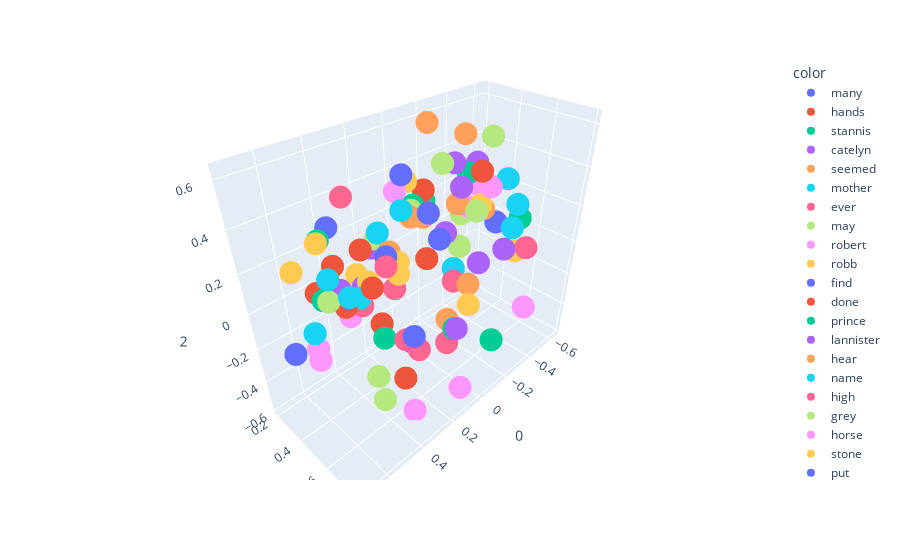

Notebook source saved alongside this figure:
### Code cell
import plotly.express as px
fig = px.scatter_3d(X[200:300],x=0,y=1,z=2, color=y[200:300])
fig.show()

### Figure 1 — Plotly figure (JSON) as saved in the notebook; plotly's stock layout.template omitted (floating-point values rounded to 4 significant figures)
{"data": [{"hovertemplate": "color=many<br>0=%{x}<br>1=%{y}<br>2=%{z}<extra></extra>", "legendgroup": "many", "marker": {"color": "#636efa", "symbol": "circle"}, "mode": "markers", "name": "many", "scene": "scene", "showlegend": true, "type": "scatter3d", "x": [0.196], "y": [0.5359], "z": [-0.2886]}, {"hovertemplate": "color=hands<br>0=%{x}<br>1=%{y}<br>2=%{z}<extra></extra>", "legendgroup": "hands", "marker": {"color": "#EF553B", "symbol": "circle"}, "mode": "markers", "name": "hands", "scene": "scene", "showlegend": true, "type": "scatter3d", "x": [-0.2819], "y": [0.5058], "z": [0.4067]}, {"hovertemplate": "color=stannis<br>0=%{x}<br>1=%{y}<br>2=%{z}<extra></extra>", "legendgroup": "stannis", "marker": {"color": "#00cc96", "symbol": "circle"}, "mode": "markers", "name": "stannis", "scene": "scene", "showlegend": true, "type": "scatter3d", "x": [0.3856], "y": [0.5741], "z": [-0.1141]}, {"hovertemplate": "color=catelyn<br>0=%{x}<br>1=%{y}<br>2=%{z}<extra></extra>", "legendgroup": "catelyn", "marker": {"color": "#ab63fa", "symbol": "circle"}, "mode": "markers", "name": "catelyn", "scene": "scene", "showlegend": true, "type": "scatter3d", "x": [0.2305], "y": [0.3225], "z": [0.1501]}, {"hovertemplate": "color=seemed<br>0=%{x}<br>1=%{y}<br>2=%{z}<extra></extra>", "legendgroup": "seemed", "marker": {"color": "#FFA15A", "symbol": "circle"}, "mode": "markers", "name": "seemed", "scene": "scene", "showlegend": true, "type": "scatter3d", "x": [0.0241], "y": [0.4385], "z": [0.2673]}, {"hovertemplate": "color=mother<br>0=%{x}<br>1=%{y}<br>2=%{z}<extra></extra>", "legendgroup": "mother", "marker": {"color": "#19d3f3", "symbol": "circle"}, "mode": "markers", "name": "mother", "scene": "scene", "showlegend": true, "type": "scatter3d", "x": [0.4462], "y": [0.5114], "z": [0.09992]}, {"hovertemplate": "color=ever<br>0=%{x}<br>1=%{y}<br>2=%{z}<extra></extra>", "legendgroup": "ever", "marker": {"color": "#FF6692", "symbol": "circle"}, "mode": "markers", "name": "ever", "scene": "scene", "showlegend": true, "type": "scatter3d", "x": [0.4478], "y": [0.5257], "z": [0.069]}, {"hovertemplate": "color=may<br>0=%{x}<br>1=%{y}<br>2=%{z}<extra></extra>", "legendgroup": "may", "marker": {"color": "#B6E880", "symbol": "circle"}, "mode": "markers", "name": "may", "scene": "scene", "showlegend": true, "type": "scatter3d", "x": [0.5609], "y": [0.4632], "z": [0.1164]}, {"hovertemplate": "color=robert<br>0=%{x}<br>1=%{y}<br>2=%{z}<extra></extra>", "legendgroup": "robert", "marker": {"color": "#FF97FF", "symbol": "circle"}, "mode": "markers", "name": "robert", "scene": "scene", "showlegend": true, "type": "scatter3d", "x": [0.4731], "y": [0.4722], "z": [-0.004965]}, {"hovertemplate": "color=robb<br>0=%{x}<br>1=%{y}<br>2=%{z}<extra></extra>", "legendgroup": "robb", "marker": {"color": "#FECB52", "symbol": "circle"}, "mode": "markers", "name": "robb", "scene": "scene", "showlegend": true, "type": "scatter3d", "x": [0.38], "y": [0.4867], "z": [0.1303]}, {"hovertemplate": "color=find<br>0=%{x}<br>1=%{y}<br>2=%{z}<extra></extra>", "legendgroup": "find", "marker": {"color": "#636efa", "symbol": "circle"}, "mode": "markers", "name": "find", "scene": "scene", "showlegend": true, "type": "scatter3d", "x": [0.4046], "y": [0.6354], "z": [0.335]}, {"hovertemplate": "color=done<br>0=%{x}<br>1=%{y}<br>2=%{z}<extra></extra>", "legendgroup": "done", "marker": {"color": "#EF553B", "symbol": "circle"}, "mode": "markers", "name": "done", "scene": "scene", "showlegend": true, "type": "scatter3d", "x": [0.4563], "y": [0.6097], "z": [0.2077]}, {"hovertemplate": "color=prince<br>0=%{x}<br>1=%{y}<br>2=%{z}<extra></extra>", "legendgroup": "prince", "marker": {"color": "#00cc96", "symbol": "circle"}, "mode": "markers", "name": "prince", "scene": "scene", "showlegend": true, "type": "scatter3d", "x": [0.539], "y": [0.3863], "z": [0.06827]}, {"hovertemplate": "color=lannister<br>0=%{x}<br>1=%{y}<br>2=%{z}<extra></extra>", "legendgroup": "lannister", "marker": {"color": "#ab63fa", "symbol": "circle"}, "mode": "markers", "name": "lannister", "scene": "scene", "showlegend": true, "type": "scatter3d", "x": [0.3544], "y": [0.4112], "z": [0.05148]}, {"hovertemplate": "color=hear<br>0=%{x}<br>1=%{y}<br>2=%{z}<extra></extra>", "legendgroup": "hear", "marker": {"color": "#FFA15A", "symbol": "circle"}, "mode": "markers", "name": "hear", "scene": "scene", "showlegend": true, "type": "scatter3d", "x": [0.1905], "y": [0.5385], "z": [0.3744]}, {"hovertemplate": "color=name<br>0=%{x}<br>1=%{y}<br>2=%{z}<extra></extra>", "legendgroup": "name", "marker": {"color": "#19d3f3", "symbol": "circle"}, "mode": "markers", "name": "name", "scene": "scene", "showlegend": true, "type": "scatter3d", "x": [0.5457], "y": [0.5861], "z": [0.1988]}, {"hovertemplate": "color=high<br>0=%{x}<br>1=%{y}<br>2=%{z}<extra></extra>", "legendgroup": "high", "marker": {"color": "#FF6692", "symbol": "circle"}, "mode": "markers", "name": "high", "scene": "scene", "showlegend": true, "type": "scatter3d", "x": [-0.1962], "y": [0.431], "z": [-0.1957]}, {"hovertemplate": "color=grey<br>0=%{x}<br>1=%{y}<br>2=%{z}<extra></extra>", "legendgroup": "grey", "marker": {"color": "#B6E880", "symbol": "circle"}, "mode": "markers", "name": "grey", "scene": "scene", "showlegend": true, "type": "scatter3d", "x": [-0.4654], "y": [0.2319], "z": [0.01362]}, {"hovertemplate": "color=horse<br>0=%{x}<br>1=%{y}<br>2=%{z}<extra></extra>", "legendgroup": "horse", "marker": {"color": "#FF97FF", "symbol": "circle"}, "mode": "markers", "name": "horse", "scene": "scene", "showlegend": true, "type": "scatter3d", "x": [-0.3221], "y": [0.5302], "z": [0.3256]}, {"hovertemplate": "color=stone<br>0=%{x}<br>1=%{y}<br>2=%{z}<extra></extra>", "legendgroup": "stone", "marker": {"color": "#FECB52", "symbol": "circle"}, "mode": "markers", "name": "stone", "scene": "scene", "showlegend": true, "type": "scatter3d", "x": [-0.6346], "y": [0.4894], "z": [-0.185]}, {"hovertemplate": "color=put<br>0=%{x}<br>1=%{y}<br>2=%{z}<extra></extra>", "legendgroup": "put", "marker": {"color": "#636efa", "symbol": "circle"}, "mode": "markers", "name": "put", "scene": "scene", "showlegend": true, "type": "scatter3d", "x": [0.2475], "y": [0.555], "z": [0.5768]}, {"hovertemplate": "color=wine<br>0=%{x}<br>1=%{y}<br>2=%{z}<extra></extra>", "legendgroup": "wine", "marker": {"color": "#EF553B", "symbol": "circle"}, "mode": "markers", "name": "wine", "scene": "scene", "showlegend": true, "type": "scatter3d", "x": [-0.05643], "y": [0.3579], "z": [0.3421]}, {"hovertemplate": "color=hard<br>0=%{x}<br>1=%{y}<br>2=%{z}<extra></extra>", "legendgroup": "hard", "marker": {"color": "#00cc96", "symbol": "circle"}, "mode": "markers", "name": "hard", "scene": "scene", "showlegend": true, "type": "scatter3d", "x": [-0.306], "y": [0.4032], "z": [0.3594]}, {"hovertemplate": "color=upon<br>0=%{x}<br>1=%{y}<br>2=%{z}<extra></extra>", "legendgroup": "upon", "marker": {"color": "#ab63fa", "symbol": "circle"}, "mode": "markers", "name": "upon", "scene": "scene", "showlegend": true, "type": "scatter3d", "x": [-0.1174], "y": [0.442], "z": [0.1316]}, {"hovertemplate": "color=iron<br>0=%{x}<br>1=%{y}<br>2=%{z}<extra></extra>", "legendgroup": "iron", "marker": {"color": "#FFA15A", "symbol": "circle"}, "mode": "markers", "name": "iron", "scene": "scene", "showlegend": true, "type": "scatter3d", "x": [-0.2217], "y": [0.508], "z": [-0.1868]}, {"hovertemplate": "color=water<br>0=%{x}<br>1=%{y}<br>2=%{z}<extra></extra>", "legendgroup": "water", "marker": {"color": "#19d3f3", "symbol": "circle"}, "mode": "markers", "name": "water", "scene": "scene", "showlegend": true, "type": "scatter3d", "x": [-0.5065], "y": [0.5608], "z": [0.1784]}, {"hovertemplate": "color=fire<br>0=%{x}<br>1=%{y}<br>2=%{z}<extra></extra>", "legendgroup": "fire", "marker": {"color": "#FF6692", "symbol": "circle"}, "mode": "markers", "name": "fire", "scene": "scene", "showlegend": true, "type": "scatter3d", "x": [-0.4841], "y": [0.6523], "z": [-0.02225]}, {"hovertemplate": "color=until<br>0=%{x}<br>1=%{y}<br>2=%{z}<extra></extra>", "legendgroup": "until", "marker": {"color": "#B6E880", "symbol": "circle"}, "mode": "markers", "name": "until", "scene": "scene", "showlegend": true, "type": "scatter3d", "x": [-0.1016], "y": [0.6325], "z": [0.3242]}, {"hovertemplate": "color=½i<br>0=%{x}<br>1=%{y}<br>2=%{z}<extra></extra>", "legendgroup": "½i", "marker": {"color": "#FF97FF", "symbol": "circle"}, "mode": "markers", "name": "½i", "scene": "scene", "showlegend": true, "type": "scatter3d", "x": [0.6635], "y": [0.5155], "z": [-0.0886]}, {"hovertemplate": "color=voice<br>0=%{x}<br>1=%{y}<br>2=%{z}<extra></extra>", "legendgroup": "voice", "marker": {"color": "#FECB52", "symbol": "circle"}, "mode": "markers", "name": "voice", "scene": "scene", "showlegend": true, "type": "scatter3d", "x": [0.02001], "y": [0.3276], "z": [0.3986]}, {"hovertemplate": "color=gone<br>0=%{x}<br>1=%{y}<br>2=%{z}<extra></extra>", "legendgroup": "gone", "marker": {"color": "#636efa", "symbol": "circle"}, "mode": "markers", "name": "gone", "scene": "scene", "showlegend": true, "type": "scatter3d", "x": [0.08551], "y": [0.5976], "z": [0.253]}, {"hovertemplate": "color=seen<br>0=%{x}<br>1=%{y}<br>2=%{z}<extra></extra>", "legendgroup": "seen", "marker": {"color": "#EF553B", "symbol": "circle"}, "mode": "markers", "name": "seen", "scene": "scene", "showlegend": true, "type": "scatter3d", "x": [0.1559], "y": [0.5936], "z": [0.1885]}, {"hovertemplate": "color=sam<br>0=%{x}<br>1=%{y}<br>2=%{z}<extra></extra>", "legendgroup": "sam", "marker": {"color": "#00cc96", "symbol": "circle"}, "mode": "markers", "name": "sam", "scene": "scene", "showlegend": true, "type": "scatter3d", "x": [0.03231], "y": [0.3823], "z": [0.3085]}, {"hovertemplate": "color=always<br>0=%{x}<br>1=%{y}<br>2=%{z}<extra></extra>", "legendgroup": "always", "marker": {"color": "#ab63fa", "symbol": "circle"}, "mode": "markers", "name": "always", "scene": "scene", "showlegend": true, "type": "scatter3d", "x": [0.4627], "y": [0.4024], "z": [0.08709]}, {"hovertemplate": "color=better<br>0=%{x}<br>1=%{y}<br>2=%{z}<extra></extra>", "legendgroup": "better", "marker": {"color": "#FFA15A", "symbol": "circle"}, "mode": "markers", "name": "better", "scene": "scene", "showlegend": true, "type": "scatter3d", "x": [0.4423], "y": [0.5134], "z": [0.06602]}, {"hovertemplate": "color=ned<br>0=%{x}<br>1=%{y}<br>2=%{z}<extra></extra>", "legendgroup": "ned", "marker": {"color": "#19d3f3", "symbol": "circle"}, "mode": "markers", "name": "ned", "scene": "scene", "showlegend": true, "type": "scatter3d", "x": [0.221], "y": [0.3625], "z": [0.2399]}, {"hovertemplate": "color=years<br>0=%{x}<br>1=%{y}<br>2=%{z}<extra></extra>", "legendgroup": "years", "marker": {"color": "#FF6692", "symbol": "circle"}, "mode": "markers", "name": "years", "scene": "scene", "showlegend": true, "type": "scatter3d", "x": [0.254], "y": [0.6017], "z": [-0.1956]}, {"hovertemplate": "color=these<br>0=%{x}<br>1=%{y}<br>2=%{z}<extra></extra>", "legendgroup": "these", "marker": {"color": "#B6E880", "symbol": "circle"}, "mode": "markers", "name": "these", "scene": "scene", "showlegend": true, "type": "scatter3d", "x": [0.4353], "y": [0.6118], "z": [-0.4278]}, {"hovertemplate": "color=between<br>0=%{x}<br>1=%{y}<br>2=%{z}<extra></extra>", "legendgroup": "between", "marker": {"color": "#FF97FF", "symbol": "circle"}, "mode": "markers", "name": "between", "scene": "scene", "showlegend": true, "type": "scatter3d", "x": [-0.3984], "y": [0.3923], "z": [0.2654]}, {"hovertemplate": "color=give<br>0=%{x}<br>1=%{y}<br>2=%{z}<extra></extra>", "legendgroup": "give", "marker": {"color": "#FECB52", "symbol": "circle"}, "mode": "markers", "name": "give", "scene": "scene", "showlegend": true, "type": "scatter3d", "x": [0.5916], "y": [0.4837], "z": [0.4062]}, {"hovertemplate": "color=dark<br>0=%{x}<br>1=%{y}<br>2=%{z}<extra></extra>", "legendgroup": "dark", "marker": {"color": "#636efa", "symbol": "circle"}, "mode": "markers", "name": "dark", "scene": "scene", "showlegend": true, "type": "scatter3d", "x": [-0.5084], "y": [0.4356], "z": [0.02782]}, {"hovertemplate": "color=shall<br>0=%{x}<br>1=%{y}<br>2=%{z}<extra></extra>", "legendgroup": "shall", "marker": {"color": "#EF553B", "symbol": "circle"}, "mode": "markers", "name": "shall", "scene": "scene", "showlegend": true, "type": "scatter3d", "x": [0.5106], "y": [0.5022], "z": [0.08381]}, {"hovertemplate": "color=don<br>0=%{x}<br>1=%{y}<br>2=%{z}<extra></extra>", "legendgroup": "don", "marker": {"color": "#00cc96", "symbol": "circle"}, "mode": "markers", "name": "don", "scene": "scene", "showlegend": true, "type": "scatter3d", "x": [0.5013], "y": [0.3447], "z": [0.3171]}, {"hovertemplate": "color=place<br>0=%{x}<br>1=%{y}<br>2=%{z}<extra></extra>", "legendgroup": "place", "marker": {"color": "#ab63fa", "symbol": "circle"}, "mode": "markers", "name": "place", "scene": "scene", "showlegend": true, "type": "scatter3d", "x": [0.1915], "y": [0.7995], "z": [-0.04075]}, {"hovertemplate": "color=cold<br>0=%{x}<br>1=%{y}<br>2=%{z}<extra></extra>", "legendgroup": "cold", "marker": {"color": "#FFA15A", "symbol": "circle"}, "mode": "markers", "name": "cold", "scene": "scene", "showlegend": true, "type": "scatter3d", "x": [-0.3503], "y": [0.4733], "z": [0.1802]}, {"hovertemplate": "color=small<br>0=%{x}<br>1=%{y}<br>2=%{z}<extra></extra>", "legendgroup": "small", "marker": {"color": "#19d3f3", "symbol": "circle"}, "mode": "markers", "name": "small", "scene": "scene", "showlegend": true, "type": "scatter3d", "x": [-0.2513], "y": [0.379], "z": [-0.1701]}, {"hovertemplate": "color=hundred<br>0=%{x}<br>1=%{y}<br>2=%{z}<extra></extra>", "legendgroup": "hundred", "marker": {"color": "#FF6692", "symbol": "circle"}, "mode": "markers", "name": "hundred", "scene": "scene", "showlegend": true, "type": "scatter3d", "x": [-0.001727], "y": [0.5737], "z": [-0.3993]}, {"hovertemplate": "color=most<br>0=%{x}<br>1=%{y}<br>2=%{z}<extra></extra>", "legendgroup": "most", "marker": {"color": "#B6E880", "symbol": "circle"}, "mode": "markers", "name": "most", "scene": "scene", "showlegend": true, "type": "scatter3d", "x": [0.4181], "y": [0.5551], "z": [-0.3357]}, {"hovertemplate": "color=stood<br>0=%{x}<br>1=%{y}<br>2=%{z}<extra></extra>", "legendgroup": "stood", "marker": {"color": "#FF97FF", "symbol": "circle"}, "mode": "markers", "name": "stood", "scene": "scene", "showlegend": true, "type": "scatter3d", "x": [-0.3267], "y": [0.4067], "z": [0.172]}, {"hovertemplate": "color=end<br>0=%{x}<br>1=%{y}<br>2=%{z}<extra></extra>", "legendgroup": "end", "marker": {"color": "#FECB52", "symbol": "circle"}, "mode": "markers", "name": "end", "scene": "scene", "showlegend": true, "type": "scatter3d", "x": [0.08566], "y": [0.7685], "z": [0.006121]}, {"hovertemplate": "color=winterfell<br>0=%{x}<br>1=%{y}<br>2=%{z}<extra></extra>", "legendgroup": "winterfell", "marker": {"color": "#636efa", "symbol": "circle"}, "mode": "markers", "name": "winterfell", "scene": "scene", "showlegend": true, "type": "scatter3d", "x": [0.3284], "y": [0.694], "z": [-0.06416]}, {"hovertemplate": "color=re<br>0=%{x}<br>1=%{y}<br>2=%{z}<extra></extra>", "legendgroup": "re", "marker": {"color": "#EF553B", "symbol": "circle"}, "mode": "markers", "name": "re", "scene": "scene", "showlegend": true, "type": "scatter3d", "x": [0.3771], "y": [0.4451], "z": [0.264]}, {"hovertemplate": "color=sea<br>0=%{x}<br>1=%{y}<br>2=%{z}<extra></extra>", "legendgroup": "sea", "marker": {"color": "#00cc96", "symbol": "circle"}, "mode": "markers", "name": "sea", "scene": "scene", "showlegend": true, "type": "scatter3d", "x": [-0.1315], "y": [0.7467], "z": [-0.3514]}, {"hovertemplate": "color=right<br>0=%{x}<br>1=%{y}<br>2=%{z}<extra></extra>", "legendgroup": "right", "marker": {"color": "#ab63fa", "symbol": "circle"}, "mode": "markers", "name": "right", "scene": "scene", "showlegend": true, "type": "scatter3d", "x": [-0.1262], "y": [0.5214], "z": [0.3881]}, {"hovertemplate": "color=words<br>0=%{x}<br>1=%{y}<br>2=%{z}<extra></extra>", "legendgroup": "words", "marker": {"color": "#FFA15A", "symbol": "circle"}, "mode": "markers", "name": "words", "scene": "scene", "showlegend": true, "type": "scatter3d", "x": [0.2732], "y": [0.497], "z": [0.2309]}, {"hovertemplate": "color=sister<br>0=%{x}<br>1=%{y}<br>2=%{z}<extra></extra>", "legendgroup": "sister", "marker": {"color": "#19d3f3", "symbol": "circle"}, "mode": "markers", "name": "sister", "scene": "scene", "showlegend": true, "type": "scatter3d", "x": [0.5539], "y": [0.467], "z": [0.2216]}, {"hovertemplate": "color=nothing<br>0=%{x}<br>1=%{y}<br>2=%{z}<extra></extra>", "legendgroup": "nothing", "marker": {"color": "#FF6692", "symbol": "circle"}, "mode": "markers", "name": "nothing", "scene": "scene", "showlegend": true, "type": "scatter3d", "x": [0.2738], "y": [0.5208], "z": [0.05827]}, {"hovertemplate": "color=fingers<br>0=%{x}<br>1=%{y}<br>2=%{z}<extra></extra>", "legendgroup": "fingers", "marker": {"color": "#B6E880", "symbol": "circle"}, "mode": "markers", "name": "fingers", "scene": "scene", "showlegend": true, "type": "scatter3d", "x": [-0.4826], "y": [0.3985], "z": [0.487]}, {"hovertemplate": "color=walls<br>0=%{x}<br>1=%{y}<br>2=%{z}<extra></extra>", "legendgroup": "walls", "marker": {"color": "#FF97FF", "symbol": "circle"}, "mode": "markers", "name": "walls", "scene": "scene", "showlegend": true, "type": "scatter3d", "x": [-0.4344], "y": [0.7144], "z": [-0.3402]}, {"hovertemplate": "color=same<br>0=%{x}<br>1=%{y}<br>2=%{z}<extra></extra>", "legendgroup": "same", "marker": {"color": "#FECB52", "symbol": "circle"}, "mode": "markers", "name": "same", "scene": "scene", "showlegend": true, "type": "scatter3d", "x": [0.2681], "y": [0.5432], "z": [0.1415]}, {"hovertemplate": "color=cloak<br>0=%{x}<br>1=%{y}<br>2=%{z}<extra></extra>", "legendgroup": "cloak", "marker": {"color": "#636efa", "symbol": "circle"}, "mode": "markers", "name": "cloak", "scene": "scene", "showlegend": true, "type": "scatter3d", "x": [-0.4195], "y": [0.362], "z": [0.2716]}, {"hovertemplate": "color=house<br>0=%{x}<br>1=%{y}<br>2=%{z}<extra></extra>", "legendgroup": "house", "marker": {"color": "#EF553B", "symbol": "circle"}, "mode": "markers", "name": "house", "scene": "scene", "showlegend": true, "type": "scatter3d", "x": [0.2456], "y": [0.3837], "z": [-0.2397]}, {"hovertemplate": "color=young<br>0=%{x}<br>1=%{y}<br>2=%{z}<extra></extra>", "legendgroup": "young", "marker": {"color": "#00cc96", "symbol": "circle"}, "mode": "markers", "name": "young", "scene": "scene", "showlegend": true, "type": "scatter3d", "x": [0.4638], "y": [0.262], "z": [-0.008372]}, {"hovertemplate": "color=beside<br>0=%{x}<br>1=%{y}<br>2=%{z}<extra></extra>", "legendgroup": "beside", "marker": {"color": "#ab63fa", "symbol": "circle"}, "mode": "markers", "name": "beside", "scene": "scene", "showlegend": true, "type": "scatter3d", "x": [-0.251], "y": [0.3669], "z": [0.4138]}, {"hovertemplate": "color=mouth<br>0=%{x}<br>1=%{y}<br>2=%{z}<extra></extra>", "legendgroup": "mouth", "marker": {"color": "#FFA15A", "symbol": "circle"}, "mode": "markers", "name": "mouth", "scene": "scene", "showlegend": true, "type": "scatter3d", "x": [-0.3229], "y": [0.3632], "z": [0.5307]}, {"hovertemplate": "color=door<br>0=%{x}<br>1=%{y}<br>2=%{z}<extra></extra>", "legendgroup": "door", "marker": {"color": "#19d3f3", "symbol": "circle"}, "mode": "markers", "name": "door", "scene": "scene", "showlegend": true, "type": "scatter3d", "x": [-0.4241], "y": [0.5473], "z": [0.3376]}, {"hovertemplate": "color=watch<br>0=%{x}<br>1=%{y}<br>2=%{z}<extra></extra>", "legendgroup": "watch", "marker": {"color": "#FF6692", "symbol": "circle"}, "mode": "markers", "name": "watch", "scene": "scene", "showlegend": true, "type": "scatter3d", "x": [0.3294], "y": [0.6439], "z": [-0.1146]}, {"hovertemplate": "color=green<br>0=%{x}<br>1=%{y}<br>2=%{z}<extra></extra>", "legendgroup": "green", "marker": {"color": "#B6E880", "symbol": "circle"}, "mode": "markers", "name": "green", "scene": "scene", "showlegend": true, "type": "scatter3d", "x": [-0.461], "y": [0.233], "z": [-0.1929]}, {"hovertemplate": "color=seven<br>0=%{x}<br>1=%{y}<br>2=%{z}<extra></extra>", "legendgroup": "seven", "marker": {"color": "#FF97FF", "symbol": "circle"}, "mode": "markers", "name": "seven", "scene": "scene", "showlegend": true, "type": "scatter3d", "x": [0.3022], "y": [0.66], "z": [-0.5735]}, {"hovertemplate": "color=does<br>0=%{x}<br>1=%{y}<br>2=%{z}<extra></extra>", "legendgroup": "does", "marker": {"color": "#FECB52", "symbol": "circle"}, "mode": "markers", "name": "does", "scene": "scene", "showlegend": true, "type": "scatter3d", "x": [0.6478], "y": [0.3742], "z": [0.2547]}, {"hovertemplate": "color=get<br>0=%{x}<br>1=%{y}<br>2=%{z}<extra></extra>", "legendgroup": "get", "marker": {"color": "#636efa", "symbol": "circle"}, "mode": "markers", "name": "get", "scene": "scene", "showlegend": true, "type": "scatter3d", "x": [0.2191], "y": [0.6663], "z": [0.4527]}, {"hovertemplate": "color=joffrey<br>0=%{x}<br>1=%{y}<br>2=%{z}<extra></extra>", "legendgroup": "joffrey", "marker": {"color": "#EF553B", "symbol": "circle"}, "mode": "markers", "name": "joffrey", "scene": "scene", "showlegend": true, "type": "scatter3d", "x": [0.4638], "y": [0.3684], "z": [0.1904]}, {"hovertemplate": "color=big<br>0=%{x}<br>1=%{y}<br>2=%{z}<extra></extra>", "legendgroup": "big", "marker": {"color": "#00cc96", "symbol": "circle"}, "mode": "markers", "name": "big", "scene": "scene", "showlegend": true, "type": "scatter3d", "x": [-0.2243], "y": [0.1899], "z": [0.1645]}, {"hovertemplate": "color=under<br>0=%{x}<br>1=%{y}<br>2=%{z}<extra></extra>", "legendgroup": "under", "marker": {"color": "#ab63fa", "symbol": "circle"}, "mode": "markers", "name": "under", "scene": "scene", "showlegend": true, "type": "scatter3d", "x": [-0.5143], "y": [0.2864], "z": [0.3124]}, {"hovertemplate": "color=few<br>0=%{x}<br>1=%{y}<br>2=%{z}<extra></extra>", "legendgroup": "few", "marker": {"color": "#FFA15A", "symbol": "circle"}, "mode": "markers", "name": "few", "scene": "scene", "showlegend": true, "type": "scatter3d", "x": [0.009745], "y": [0.5821], "z": [-0.2345]}, {"hovertemplate": "color=sent<br>0=%{x}<br>1=%{y}<br>2=%{z}<extra></extra>", "legendgroup": "sent", "marker": {"color": "#19d3f3", "symbol": "circle"}, "mode": "markers", "name": "sent", "scene": "scene", "showlegend": true, "type": "scatter3d", "x": [0.2397], "y": [0.5398], "z": [0.4229]}, {"hovertemplate": "color=wanted<br>0=%{x}<br>1=%{y}<br>2=%{z}<extra></extra>", "legendgroup": "wanted", "marker": {"color": "#FF6692", "symbol": "circle"}, "mode": "markers", "name": "wanted", "scene": "scene", "showlegend": true, "type": "scatter3d", "x": [0.4518], "y": [0.461], "z": [0.5277]}, {"hovertemplate": "color=almost<br>0=%{x}<br>1=%{y}<br>2=%{z}<extra></extra>", "legendgroup": "almost", "marker": {"color": "#B6E880", "symbol": "circle"}, "mode": "markers", "name": "almost", "scene": "scene", "showlegend": true, "type": "scatter3d", "x": [-0.176], "y": [0.3604], "z": [0.4316]}, {"hovertemplate": "color=such<br>0=%{x}<br>1=%{y}<br>2=%{z}<extra></extra>", "legendgroup": "such", "marker": {"color": "#FF97FF", "symbol": "circle"}, "mode": "markers", "name": "such", "scene": "scene", "showlegend": true, "type": "scatter3d", "x": [0.6092], "y": [0.4122], "z": [-0.1338]}, {"hovertemplate": "color=while<br>0=%{x}<br>1=%{y}<br>2=%{z}<extra></extra>", "legendgroup": "while", "marker": {"color": "#FECB52", "symbol": "circle"}, "mode": "markers", "name": "while", "scene": "scene", "showlegend": true, "type": "scatter3d", "x": [-0.3297], "y": [0.4702], "z": [0.2089]}, {"hovertemplate": "color=true<br>0=%{x}<br>1=%{y}<br>2=%{z}<extra></extra>", "legendgroup": "true", "marker": {"color": "#636efa", "symbol": "circle"}, "mode": "markers", "name": "true", "scene": "scene", "showlegend": true, "type": "scatter3d", "x": [0.7235], "y": [0.4355], "z": [-0.06994]}, {"hovertemplate": "color=daughter<br>0=%{x}<br>1=%{y}<br>2=%{z}<extra></extra>", "legendgroup": "daughter", "marker": {"color": "#EF553B", "symbol": "circle"}, "mode": "markers", "name": "daughter", "scene": "scene", "showlegend": true, "type": "scatter3d", "x": [0.5089], "y": [0.2867], "z": [0.0342]}, {"hovertemplate": "color=wind<br>0=%{x}<br>1=%{y}<br>2=%{z}<extra></extra>", "legendgroup": "wind", "marker": {"color": "#00cc96", "symbol": "circle"}, "mode": "markers", "name": "wind", "scene": "scene", "showlegend": true, "type": "scatter3d", "x": [-0.5879], "y": [0.5292], "z": [0.05668]}, {"hovertemplate": "color=light<br>0=%{x}<br>1=%{y}<br>2=%{z}<extra></extra>", "legendgroup": "light", "marker": {"color": "#ab63fa", "symbol": "circle"}, "mode": "markers", "name": "light", "scene": "scene", "showlegend": true, "type": "scatter3d", "x": [-0.38], "y": [0.5931], "z": [-0.01014]}, {"hovertemplate": "color=arms<br>0=%{x}<br>1=%{y}<br>2=%{z}<extra></extra>", "legendgroup": "arms", "marker": {"color": "#FFA15A", "symbol": "circle"}, "mode": "markers", "name": "arms", "scene": "scene", "showlegend": true, "type": "scatter3d", "x": [-0.2183], "y": [0.4203], "z": [0.2369]}, {"hovertemplate": "color=perhaps<br>0=%{x}<br>1=%{y}<br>2=%{z}<extra></extra>", "legendgroup": "perhaps", "marker": {"color": "#19d3f3", "symbol": "circle"}, "mode": "markers", "name": "perhaps", "scene": "scene", "showlegend": true, "type": "scatter3d", "x": [0.6787], "y": [0.5334], "z": [0.07396]}, {"hovertemplate": "color=leave<br>0=%{x}<br>1=%{y}<br>2=%{z}<extra></extra>", "legendgroup": "leave", "marker": {"color": "#FF6692", "symbol": "circle"}, "mode": "markers", "name": "leave", "scene": "scene", "showlegend": true, "type": "scatter3d", "x": [0.4518], "y": [0.6909], "z": [0.3411]}, {"hovertemplate": "color=herself<br>0=%{x}<br>1=%{y}<br>2=%{z}<extra></extra>", "legendgroup": "herself", "marker": {"color": "#B6E880", "symbol": "circle"}, "mode": "markers", "name": "herself", "scene": "scene", "showlegend": true, "type": "scatter3d", "x": [0.06218], "y": [0.4024], "z": [0.3035]}, {"hovertemplate": "color=city<br>0=%{x}<br>1=%{y}<br>2=%{z}<extra></extra>", "legendgroup": "city", "marker": {"color": "#FF97FF", "symbol": "circle"}, "mode": "markers", "name": "city", "scene": "scene", "showlegend": true, "type": "scatter3d", "x": [0.138], "y": [0.7913], "z": [-0.4414]}, {"hovertemplate": "color=lost<br>0=%{x}<br>1=%{y}<br>2=%{z}<extra></extra>", "legendgroup": "lost", "marker": {"color": "#FECB52", "symbol": "circle"}, "mode": "markers", "name": "lost", "scene": "scene", "showlegend": true, "type": "scatter3d", "x": [0.2732], "y": [0.5504], "z": [0.2062]}, {"hovertemplate": "color=sweet<br>0=%{x}<br>1=%{y}<br>2=%{z}<extra></extra>", "legendgroup": "sweet", "marker": {"color": "#636efa", "symbol": "circle"}, "mode": "markers", "name": "sweet", "scene": "scene", "showlegend": true, "type": "scatter3d", "x": [0.3911], "y": [0.2397], "z": [0.2849]}, {"hovertemplate": "color=children<br>0=%{x}<br>1=%{y}<br>2=%{z}<extra></extra>", "legendgroup": "children", "marker": {"color": "#EF553B", "symbol": "circle"}, "mode": "markers", "name": "children", "scene": "scene", "showlegend": true, "type": "scatter3d", "x": [0.3486], "y": [0.6558], "z": [-0.3221]}, {"hovertemplate": "color=others<br>0=%{x}<br>1=%{y}<br>2=%{z}<extra></extra>", "legendgroup": "others", "marker": {"color": "#00cc96", "symbol": "circle"}, "mode": "markers", "name": "others", "scene": "scene", "showlegend": true, "type": "scatter3d", "x": [0.0359], "y": [0.6503], "z": [-0.2342]}, {"hovertemplate": "color=each<br>0=%{x}<br>1=%{y}<br>2=%{z}<extra></extra>", "legendgroup": "each", "marker": {"color": "#ab63fa", "symbol": "circle"}, "mode": "markers", "name": "each", "scene": "scene", "showlegend": true, "type": "scatter3d", "x": [-0.2518], "y": [0.5413], "z": [-0.05485]}, {"hovertemplate": "color=felt<br>0=%{x}<br>1=%{y}<br>2=%{z}<extra></extra>", "legendgroup": "felt", "marker": {"color": "#FFA15A", "symbol": "circle"}, "mode": "markers", "name": "felt", "scene": "scene", "showlegend": true, "type": "scatter3d", "x": [-0.1152], "y": [0.324], "z": [0.6236]}, {"hovertemplate": "color=side<br>0=%{x}<br>1=%{y}<br>2=%{z}<extra></extra>", "legendgroup": "side", "marker": {"color": "#19d3f3", "symbol": "circle"}, "mode": "markers", "name": "side", "scene": "scene", "showlegend": true, "type": "scatter3d", "x": [-0.3002], "y": [0.6836], "z": [0.1821]}, {"hovertemplate": "color=brothers<br>0=%{x}<br>1=%{y}<br>2=%{z}<extra></extra>", "legendgroup": "brothers", "marker": {"color": "#FF6692", "symbol": "circle"}, "mode": "markers", "name": "brothers", "scene": "scene", "showlegend": true, "type": "scatter3d", "x": [0.2768], "y": [0.6687], "z": [-0.1905]}, {"hovertemplate": "color=theon<br>0=%{x}<br>1=%{y}<br>2=%{z}<extra></extra>", "legendgroup": "theon", "marker": {"color": "#B6E880", "symbol": "circle"}, "mode": "markers", "name": "theon", "scene": "scene", "showlegend": true, "type": "scatter3d", "x": [0.2214], "y": [0.3449], "z": [0.2031]}, {"hovertemplate": "color=brought<br>0=%{x}<br>1=%{y}<br>2=%{z}<extra></extra>", "legendgroup": "brought", "marker": {"color": "#FF97FF", "symbol": "circle"}, "mode": "markers", "name": "brought", "scene": "scene", "showlegend": true, "type": "scatter3d", "x": [0.1566], "y": [0.41], "z": [0.4271]}, {"hovertemplate": "color=very<br>0=%{x}<br>1=%{y}<br>2=%{z}<extra></extra>", "legendgroup": "very", "marker": {"color": "#FECB52", "symbol": "circle"}, "mode": "markers", "name": "very", "scene": "scene", "showlegend": true, "type": "scatter3d", "x": [0.3412], "y": [0.3536], "z": [0.0794]}], "layout": {"legend": {"title": {"text": "color"}, "tracegroupgap": 0}, "margin": {"t": 60}, "scene": {"domain": {"x": [0, 1], "y": [0, 1]}, "xaxis": {"title": {"text": "0"}}, "yaxis": {"title": {"text": "1"}}, "zaxis": {"title": {"text": "2"}}}}}
